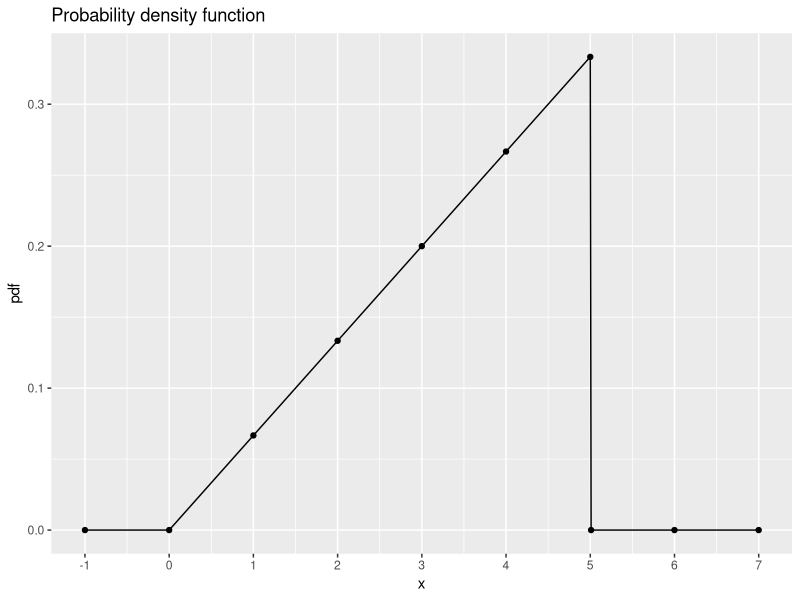
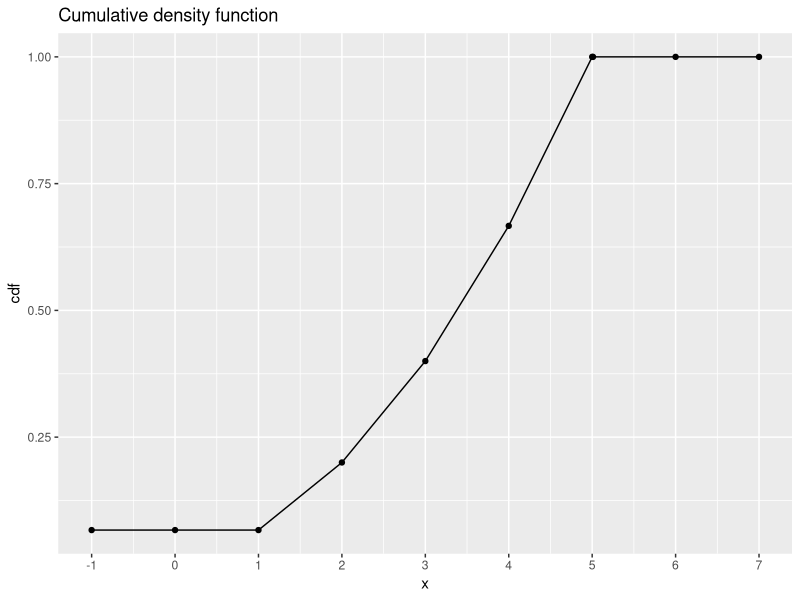
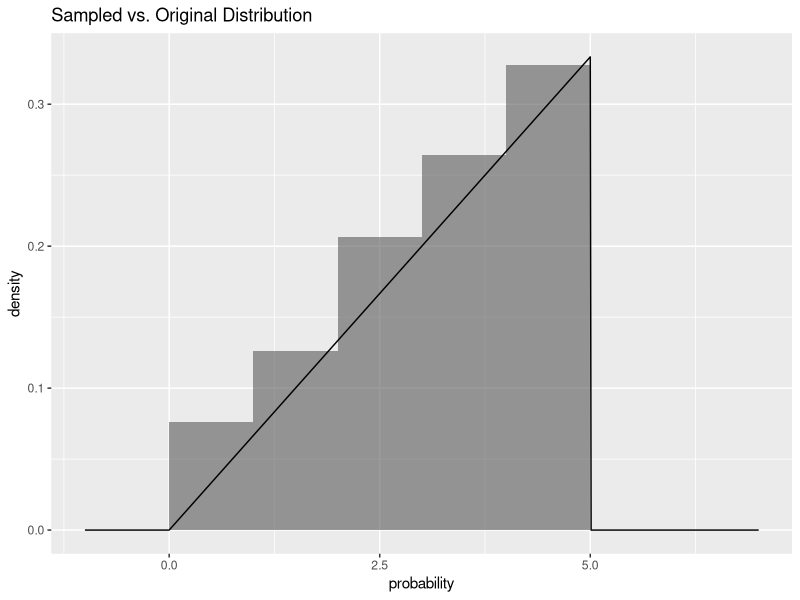
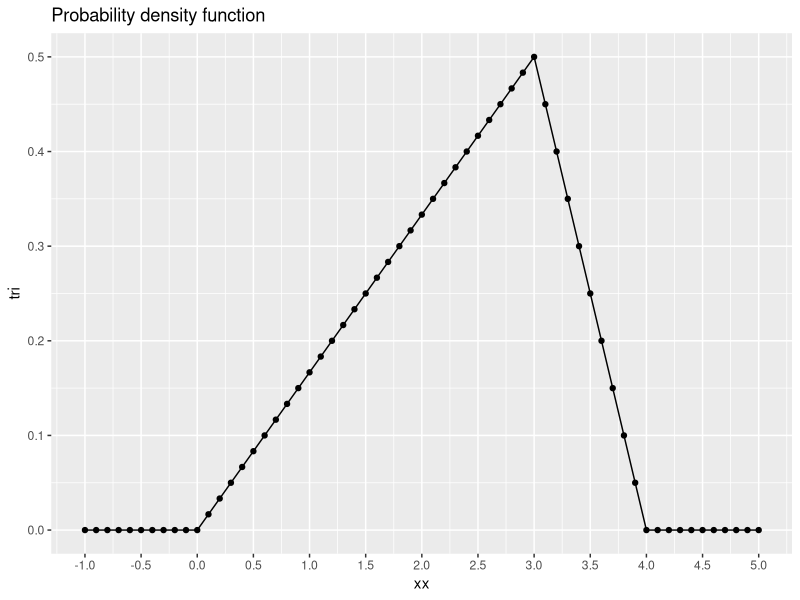
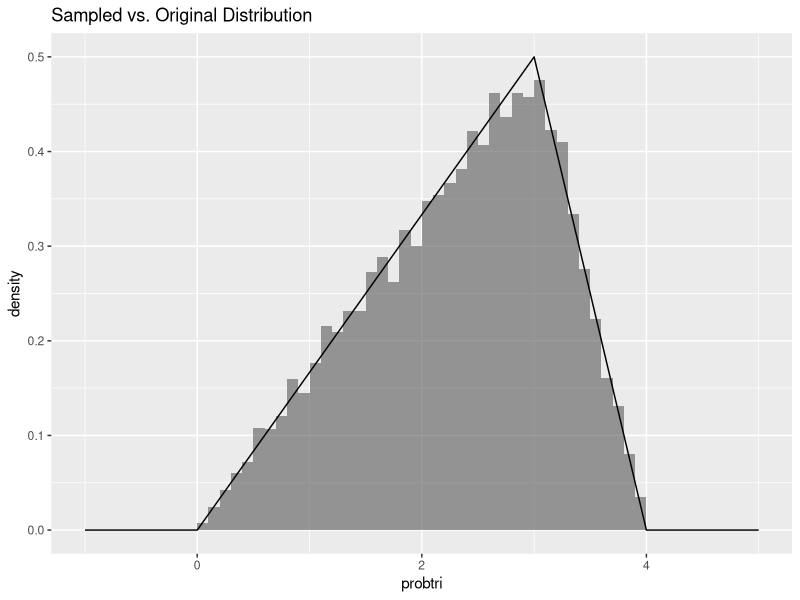
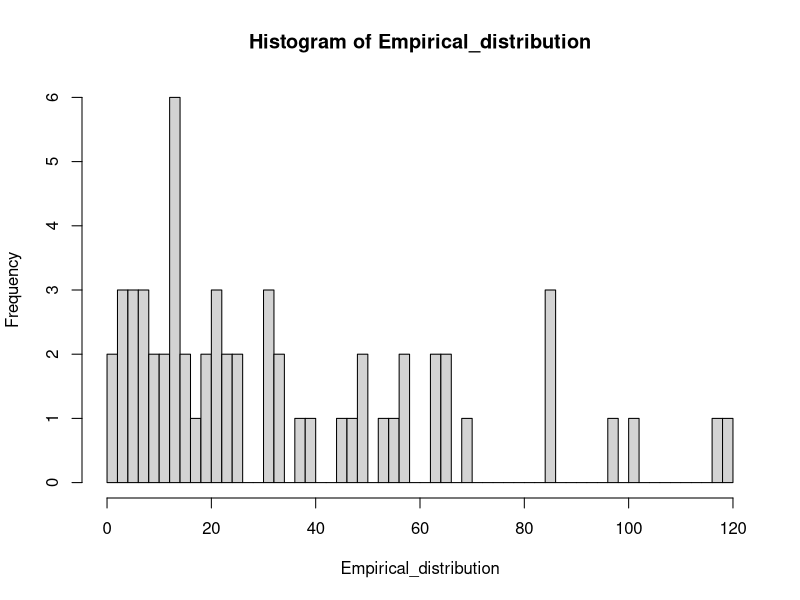
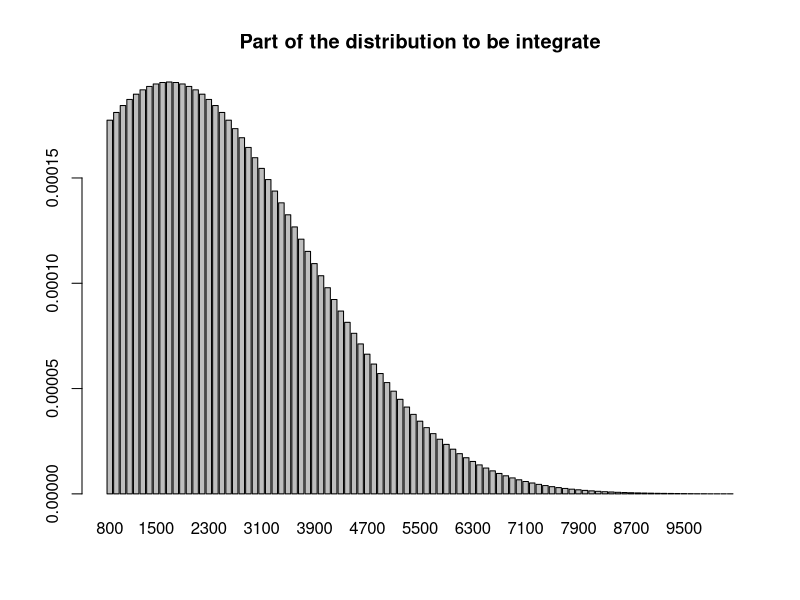

The R script that drew these images, in order:
## ---- chunk 1
library(tidyverse)
## ---- chunk 2

dfp <- function(k){
  if ( k==1 || k==2 || k==3 || k==4 || k==5 ){
    return(k/15)
  }
  else{
    return(0)
  }
}

cfp <- function(k){
  c <- 0
  for(i in 1:k){
    c = c + dfp(i)
  }
  return(c) 
}


## ---- chunk 3
library("tidyverse")
x <- c(-1,0,1,2,3,4,5,5.01,6,7)
for (i in 1:length(x)){
  if (i==1){
    pdf <- dfp(x[i])
    cdf <- cfp(x[i])
  }
  else{
    pdf <- append(pdf,dfp(x[i]))
    cdf <- append(cdf,cfp(x[i]))
  }
}

ggplot(mapping =aes(x=x,y=pdf)) + geom_point() + geom_line() +scale_x_continuous(breaks = scales::pretty_breaks(n = length(x))) +ggtitle("Probability density function")

## ---- chunk 4
ggplot(mapping = aes(x=x,y=cdf)) + geom_point() + geom_line() + scale_x_continuous(breaks = scales::pretty_breaks(n = length(x))) + ggtitle("Cumulative density function")

## ---- chunk 5
cat("The mean value of the dist is", sum(x*pdf),"\n")
cat("The variance of the dist is", sum(x*x*pdf)-sum(x*pdf)*sum(x*pdf),"\n")

## ---- chunk 6

Exp_val = sum(x*(6-x)*pdf)
cat("The expected value of k(k-6) over the above density function is", Exp_val)
## ---- chunk 7

rfp <- function(){
  x <- runif(1, 0, 1)
  v <- round(sqrt(30*x),0)
  if (v<1){
    return(1)
  }
  else{
    return(v)
  }
}

probability <- c()
for(i in 1:10000){
   probability <- append(probability,rfp())
}

p <- data.frame(probability)
orig_pdf <- data.frame(x=x,y=pdf)

ggplot(p, aes(x=probability))  +
  geom_histogram(aes(y=after_stat(density)), breaks=x , alpha=0.6) +geom_line(data= orig_pdf, aes(x=x,y=pdf)) + ggtitle("Sampled vs. Original Distribution")
## ---- chunk 8
a <- 0
b <- 4
c <- 3

dtri <- function(x,a,b,c){
  if (x<c & x>0){
    return(2*(x-a)/((b-a)*(c-a)))
  }
  else if ((x>c | x==c) & x<b) {
    return(2*(b-x)/((b-a)*(b-c)))
  }
  else{
    return(0)
  }
}

xx <- seq(from = -1, to = 5, by = 0.1)
tri <- c()
for(i in 1:length(xx)){
  tri <- append(tri,dtri(xx[i],a,b,c))
}
 
ggplot(mapping = aes(x=xx,y=tri)) + geom_point() + geom_line() + scale_x_continuous(breaks = scales::pretty_breaks(n = length(xx)/5)) +ggtitle("Probability density function")
## ---- chunk 9

ctri <- function(a,b,c){
  
  y <- runif(1, 0, 1)
  if (y<c/b){
     k <- 2/((b-a)*(c-a))
     return((a*k+sqrt(a*a*k*k+2*k*y))/(k))
  }
  else{
     k <- 2/((b-a)*(b-c))
     y <- y+k*c*(b-c/2)-c/b
     return((b*k-sqrt(b*b*k*k-2*k*y))/(k))
  }
}

probtri <- c()
for(i in 1:10000){
   probtri <- append(probtri,ctri(a,b,c))
}

pt <- data.frame(probtri)
orig_pdf <- data.frame(x=xx,y=tri)

ggplot(pt, aes(x=probtri))  +
  geom_histogram(aes(y=after_stat(density)),breaks=xx,alpha=0.6) + geom_line(data= orig_pdf, aes(x=x,y=tri)) + ggtitle("Sampled vs. Original Distribution")
## ---- chunk 10
x <- seq(from = 0, to = 200, by = 1)

distprofit <- dexp( x , rate=1/30 )

Empirical_distribution <- rexp(60,rate=1/30 )
h <- hist(Empirical_distribution, breaks=50)

cat("The probability to wait less than 12 minutes is", pexp(12,rate=1/30),"\n")
cat("The empirical average is ", mean(Empirical_distribution) ,"while the real average is", sum(distprofit*x) ,"\n")
cat("The probability to wait more than 1 hour is", 1-pexp(60,rate=1/30))






## ---- chunk 11
p <- 1
randp <- 0.2
prior <- 0.7

pro <- p*prior/(randp*(1-prior)+p*prior)
print(pro)
## ---- chunk 12
unif_pdf <- function(x){
  if ( x>0 & x<60){
    return(1/60)
  }
  else{
    return(0)
  }
}
cunif <- function(x){
  if(x<= 60 & x>=0){
    return(x/60)
  }
  else{
    return(0)
    }
}
t <- c()
for (i in 1:60){
  if (i<=15){
    t <- append(t,abs(15-i))
  }
  else if(i<=45){
    t <- append(t,abs(45-i))
  }
  else{
    t <- append(t,abs(75-i))
  }
}

cat("The prob to wait al most 10 minute is", 20/60,"\n")
cat("The prob to wait at least 15 minute is", 30/60, "\n")
cat("The mean time spent waiting is", mean(t))
## ---- chunk 13
mean <- 0.10
std <- 0.12
sh <- 200
price <- 85

total <- sh*price
x <- seq(from = 800, to = total*mean+total*mean*5, by = 100)

distprofit <- dnorm(x,mean=total*mean,sd = total*std)
barplot(distprofit,names=x, main = 'Part of the distribution to be integrate')
cat("The probability of a net profit of al least 800$ is",1-pnorm(800,mean=total*mean,sd=total*std))
